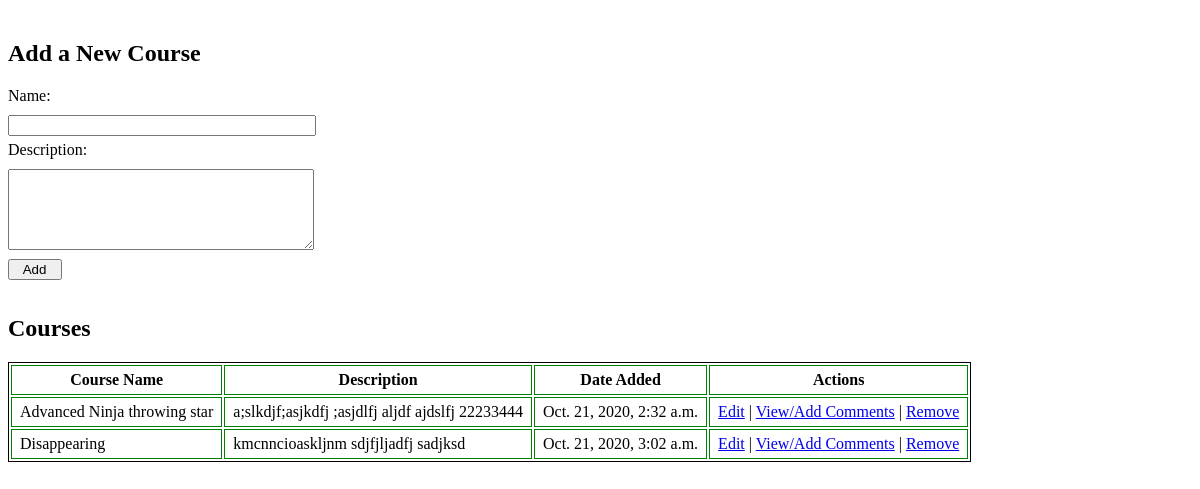
The app's page /, older data.
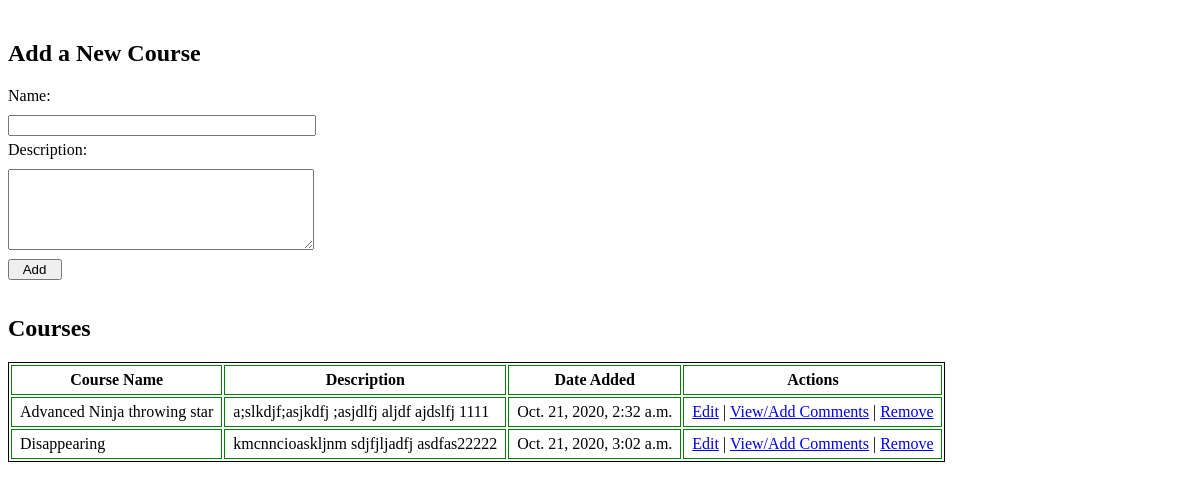
The same page, newer data.
### courses_app/models.py (models this page shows)
class Courses(models.Model):
    name = models.CharField(max_length=255)
    created_at = models.DateTimeField(auto_now_add=True)
    modified_at = models.DateTimeField(auto_now=True)
    objects = CourseManager()
    description = models.OneToOneField(Descriptions,
                                    on_delete=models.CASCADE,
                                    primary_key=True)

class Descriptions(models.Model):
    description = models.TextField()
    created_at = models.DateTimeField(auto_now_add=True)
    modified_at = models.DateTimeField(auto_now=True)

### courses_app/views.py (the view)
# urls.py: path('', views.index),
def index(request):
    context = {
        'header': "Add a New Course",
        'courses': Courses.objects.all(),
        'button': "  Add  ",
        'to_edit': False,
    }
    return render(request, 'index.html', context)

### courses_app/templates/index.html (shortened to what this page needs)
<!DOCTYPE html>
<html lang="en">
<head>
    {% load static %}
    <link rel="stylesheet" href="{% static 'css/style.css'%}">
</head>
<body>
    <div id="add_course">
        <h2>{{header}}</h2>
        <form {%if to_edit %} action="{{this_id}}/update" {%else%}action="/add/"{%endif%} method="POST">
            <p class="column1">Name: </p>
            <input type="text" name="course_name" class="column2" value="{{this_course.name}}"><br>
            <p class="column1">Description: </p>
            <textarea name="description" id="" cols="50" rows="5" class="column2">{{this_course.description.description}}</textarea><br>
            <input type="submit" value="{{button}}">
        </form>
        <div id="courses_list">
            <h2>Courses</h2>
            <table>
                <tr>
                    <th>Course Name</th>
                    <th>Description</th>
                    <th>Date Added</th>
                    <th>Actions</th>
                </tr>
                {% for course in courses%}
                    <tr>
                        <td>{{course.name}}</td>
                        <td>{{course.description.description}}</td>
                        <td>{{course.created_at}}</td>
                        <td><a href="/courses/{{course.description_id}}">Edit</a> | <a href="/courses/{{course.description_id}}/comments">View/Add Comments</a> | <a href="/courses/destroy/{{course.description_id}}">Remove</a></td>
                    </tr>
                {% endfor %}
            </table>
        </div>
    </div>
</body>
</html>

Row changes from the older to the newer data that the page shows:
changed Courses "Advanced Ninja throwing star": description.description "a;slkdjf;asjkdfj ;asjdlfj aljdf ajdslfj 22233444" → "a;slkdjf;asjkdfj ;asjdlfj aljdf ajdslfj 1111"
changed Courses "Disappearing": description.description "kmcnncioaskljnm sdjfjljadfj sadjksd" → "kmcnncioaskljnm sdjfjljadfj asdfas22222"
